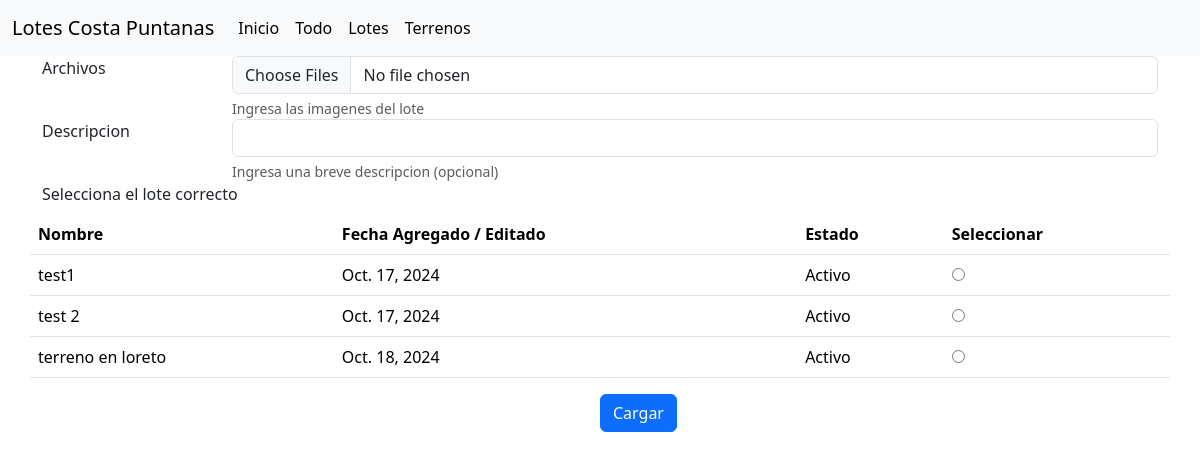
The page /fotos/cargar on the database its author committed.
### productos/models.py (models this page shows)
class Productos(models.Model):
    nombre = models.TextField(max_length=150)
    descripcion = models.TextField(max_length=500)
    ubicacion = models.TextField(max_length=200)
    linkMaps = models.TextField(max_length=200)
    precio = models.FloatField()
    fechaAgregado = models.DateField(auto_now_add=True, blank=True)
    estado = models.BooleanField()

### productos/views.py (the view, shortened to what this page needs)
# urls.py: path('fotos/cargar',vistaProductos.cargarFotos,name='fotosCargar'),
def cargarFotos(request):
    if request.method == "GET":
        lotes=Productos.objects.all()
        return render(request,"fotos/cargar.html",{
            "lotes":lotes
        })

### productos/templates/fotos/cargar.html (shortened to what this page needs)
{% extends 'base.html' %}
{% block content %}
<form method="post" enctype="multipart/form-data">
    <div class="container">
        <div class="row">
            <div class="col-2">
                <label for="archivo" class="form-label">Archivos</label>
            </div>
            <div class="col">
                <input type="file" class="form-control" accept="image/*" name="archivo" id="archivo" multiple>
                <div id="nombreAyuda" class="form-text">Ingresa las imagenes del lote
                </div>
            </div>
        </div>
        <div class="row">
            <div class="col-2">
                <label for="descripcion" class="form-label">Descripcion</label>
            </div>
            <div class="col">
                <input type="text" class="form-control" name="descripcion" id="descripcion">
                <div id="nombreAyuda" class="form-text">Ingresa una breve descripcion (opcional)
                </div>
            </div>
        </div>
        <div class="row">
            <label for="" class="form-label">Selecciona el lote correcto</label>
            <table class="table">
                <th>Nombre</th>
                <th>Fecha Agregado / Editado</th>
                <th>Estado</th>
                <th>Seleccionar</th>
                {% for lote in lotes %}
                    <tr>
                        <td>
                            {{ lote.nombre }}
                        </td>
                        <td>
                            {{ lote.fechaAgregado }}
                        </td>
                        <td>
                            {% if lote.estado %}
                                Activo
                            {% else %}
                                Inactivo
                            {% endif %}
                        </td>
                        <td><input type="radio" name="lote" id="lote" value="{{ lote.id }}"></td>
                    </tr>
                {% endfor %}
            </table>
        </div>
    <button type="submit" class="btn btn-primary position-relative start-50">Cargar</button>
</form>
{% endblock %}

### rows shown on the page
Productos: nombre "test1", fechaAgregado "Oct. 17, 2024", estado "Activo"
Productos: nombre "test 2", fechaAgregado "Oct. 17, 2024", estado "Activo"
Productos: nombre "terreno en loreto", fechaAgregado "Oct. 18, 2024", estado "Activo"
